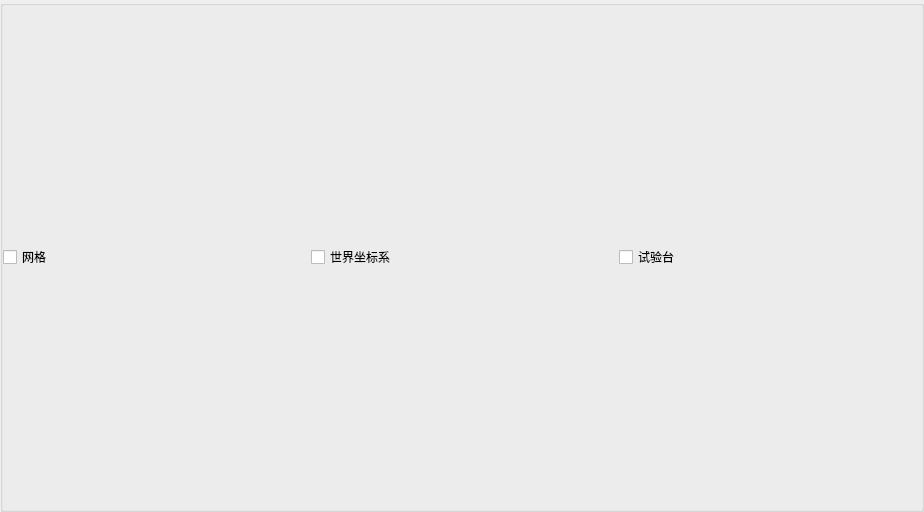
<?xml version="1.0" encoding="UTF-8"?>
<ui version="4.0">
 <class>RobotControlForm</class>
 <widget class="QWidget" name="RobotControlForm">
  <property name="geometry">
   <rect>
    <x>0</x>
    <y>0</y>
    <width>924</width>
    <height>512</height>
   </rect>
  </property>
  <property name="windowTitle">
   <string>Form</string>
  </property>
  <property name="styleSheet">
   <string notr="true">/*滑块的样式*/
QSlider::groove:horizontal {
	border: 1px solid rgb(21, 156, 119);
	background: rgb(21, 156, 119);
	height: 2px;
	border-radius: 50px;
	padding-left:0px;
	padding-right:0px;
}
 
/*滑块经过的颜色:前面的颜色*/
QSlider::sub-page:horizontal {
	background: rgb(21, 156, 119);
	border: 1px solid rgb(21, 156, 119);
	height: 2px;
	border-radius: 2px;
}
 
QSlider::add-page:horizontal {
	background: rgb(160, 215, 218);
	border: 0px solid rgb(160, 215, 218);
	height: 2px;
	border-radius: 2px;
}
QSlider::handle:horizontal 
{
    background: qradialgradient(spread:pad, cx:0.5, cy:0.5, radius:0.5, fx:0.5, fy:0.5,stop:0.6 rgb(21, 156, 119),stop:0.98409 rgba(255, 255, 255, 255));
    width: 15px;
    margin-top: -6px;
    margin-bottom: -6px;
    border-radius: 6px;
}
 
QSlider::handle:horizontal:hover {
    background: qradialgradient(spread:pad, cx:0.5, cy:0.5, radius:0.5, fx:0.5, fy:0.5,stop:0.6 rgb(21, 156, 119),stop:0.98409 rgba(255, 255, 255, 255));
    width: 15px;
    margin-top: -6px;
    margin-bottom: -6px;
    border-radius: 6px;
}
 </string>
  </property>
  <layout class="QVBoxLayout" name="verticalLayout_3" stretch="0">
   <property name="leftMargin">
    <number>0</number>
   </property>
   <property name="topMargin">
    <number>0</number>
   </property>
   <property name="rightMargin">
    <number>0</number>
   </property>
   <property name="bottomMargin">
    <number>0</number>
   </property>
   <item>
    <widget class="QGroupBox" name="groupBox_control">
     <layout class="QVBoxLayout" name="verticalLayout" stretch="1">
      <property name="leftMargin">
       <number>0</number>
      </property>
      <property name="topMargin">
       <number>0</number>
      </property>
      <property name="rightMargin">
       <number>0</number>
      </property>
      <property name="bottomMargin">
       <number>0</number>
      </property>
      <item>
       <layout class="QHBoxLayout" name="horizontalLayout_9" stretch="0,0,0">
        <property name="topMargin">
         <number>0</number>
        </property>
        <item>
         <widget class="QCheckBox" name="checkBoxGrid_real">
          <property name="text">
           <string>网格</string>
          </property>
         </widget>
        </item>
        <item>
         <widget class="QCheckBox" name="checkBoxWorldCoordinate_real">
          <property name="text">
           <string>世界坐标系</string>
          </property>
         </widget>
        </item>
        <item>
         <widget class="QCheckBox" name="checkBoxDesk_real">
          <property name="text">
           <string>试验台</string>
          </property>
         </widget>
        </item>
       </layout>
      </item>
     </layout>
    </widget>
   </item>
  </layout>
 </widget>
 <resources/>
 <connections/>
</ui>
